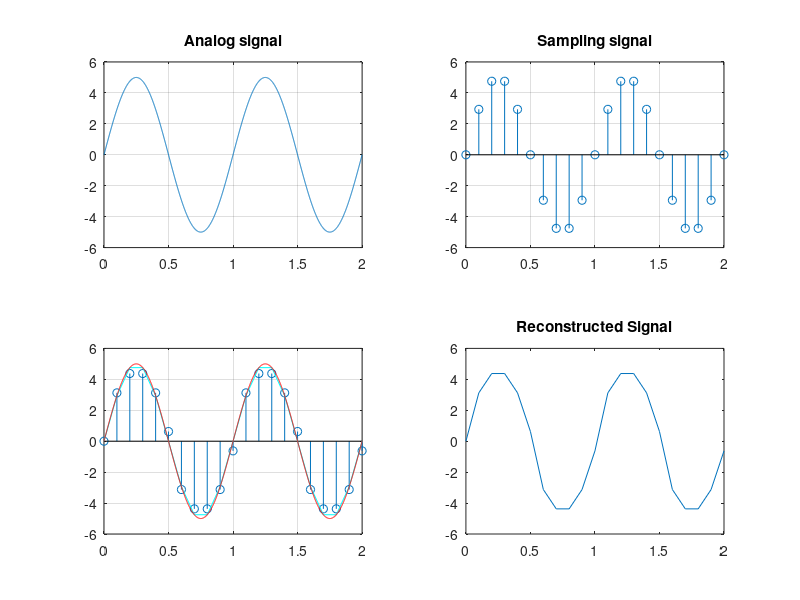

Reproduce this figure in MATLAB.
clc
clear all;
close all;

% Part 01 : Analog Signal Generation

t=0:0.001:2;
f=1;
amp=5;
x=amp*sin(2*pi*f*t);
subplot(221);
plot(t,x);
title('Analog signal')
grid on

% Part 02 : Sampling Signal

fs=10*f;
ts=0:1/fs:2;
xs=amp*sin(2*pi*f*ts);
subplot(222);
stem(ts,xs);
title('Sampling signal')
grid on

% Part 03 : Quantizing the Signal

Nsamples=length(xs)     % No. of Samples taken
Nbit=3;                 % Given no. of bits
level=2^Nbit            % No of stages created within the Peak to Peak range
step=2*amp/level;       % Step=1.25  So Steps come at 5 > 3.75 > 2 > 0.5 > -1 > -2.5 > -3.75 > -5

% The levels require assigned values to quantize. The lowest level from -5 to -3.75 will get -4.375 (average) as assigned value. 
% Similarly other blocks/levels will get values incremented by step size
  
Lmin=-amp+step/2;       % Lmin = -4.375
Lmax=amp-step/2;        % Lmax =  4.375

for i=Lmin:step:Lmax    % -4.375 < -3.125 < -1.875 < -0.625 < 0.625 < 1.875 < 3.125 < 4.375 
    for j=1: Nsamples;  % All the samples need to be checked
    
        if (((i-step/2)<xs(j))&&(xs(j)<(i+step/2)))    %Filtered all the values lying within -5 to -3.75 i.e greater than -5 and less than -3.75
            
            qValue(j)=i % All the values lie within -5 to -3.75 have been assigned -4.375
          
            disp (qValue)
        end
    end
end
subplot(223);
stem(ts,qValue);
hold on
grid on
axis()
plot(ts,xs,'color','c') %Comparison with sampled signal
hold on
plot(t,x,'color','r') %Comparison with analog signal


% Part 04 : Reconstructing the Signal

subplot (224)
plot (ts,qValue)
title ('Reconstructed Signal')
